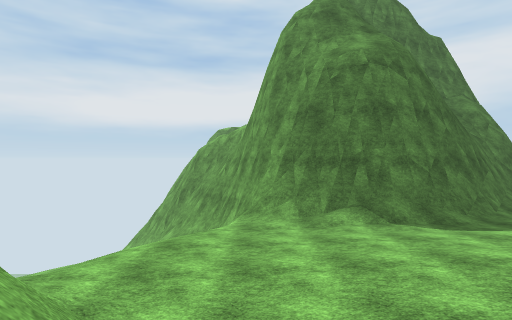
view 1 (above)

19 first-person views from a walk through a 3-D level made in the Unity game engine. The camera is 1.4 m above the floor, looks level and sees 80° across. The floor is counted in squares, 2.09 m on a side. Each view is taken from the middle of a square. On the plan, view 1 faces up. The plan holds only what a view shows up to about 10 squares ahead; the rest is blank. The place goes on beyond the plan. The player is left out. Some surface patterns are stand-ins.

view 2
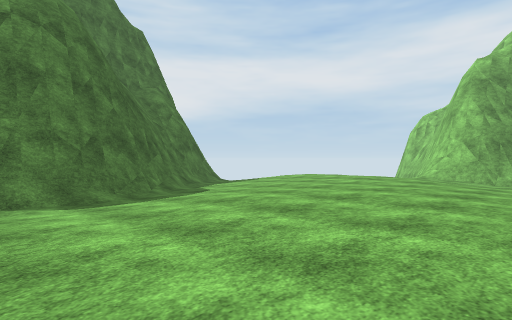

view 3
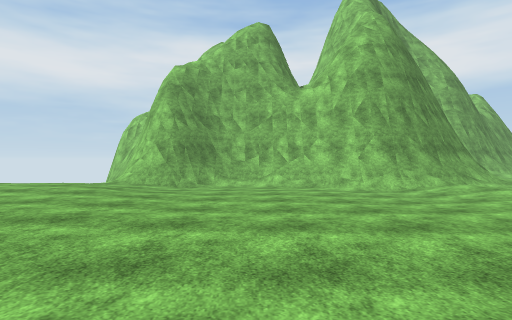

view 4
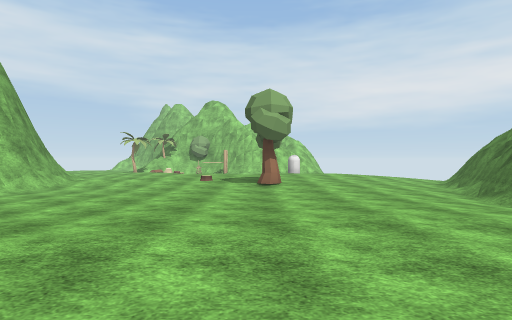

view 5
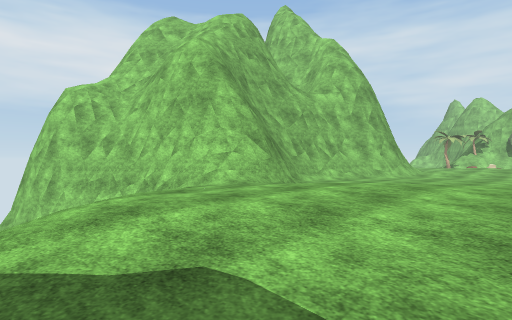

view 6
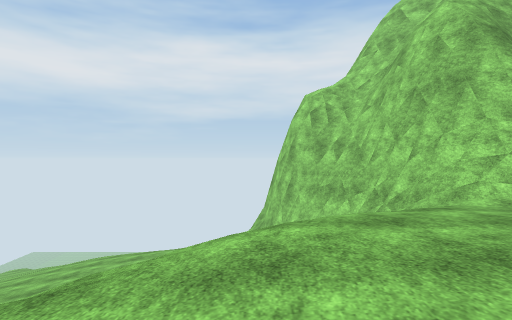

view 7
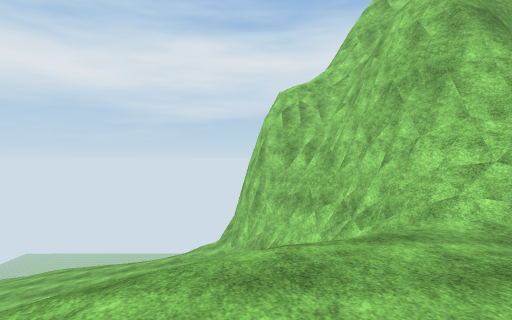

view 8
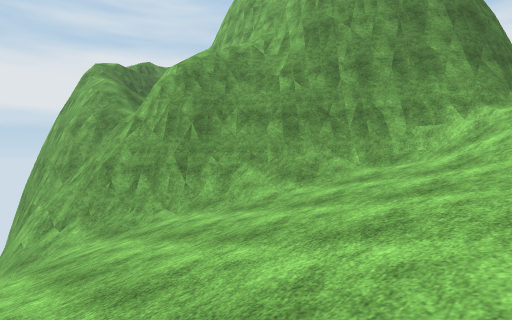

view 9
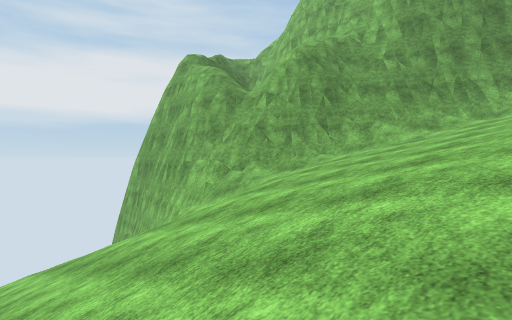

view 10
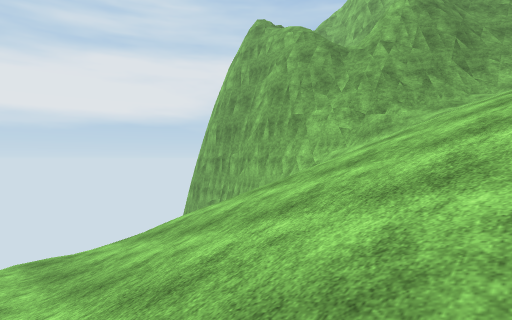

view 11
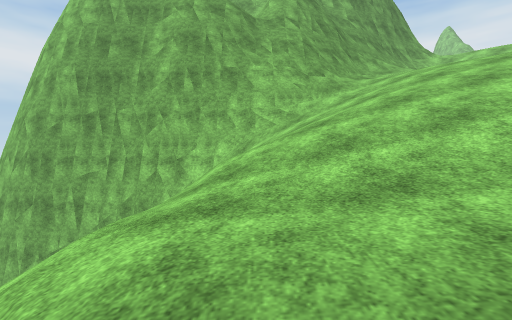

view 12
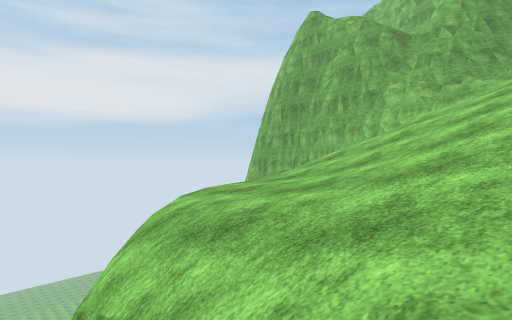

view 13
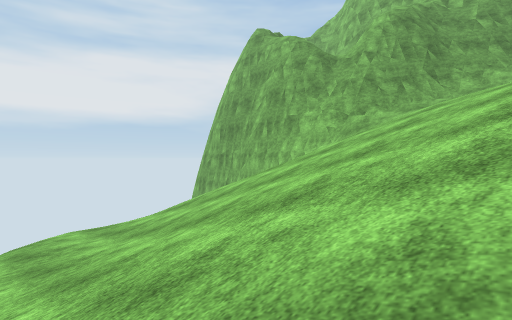

view 14
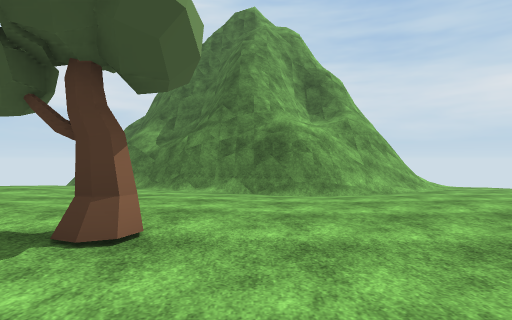

view 15
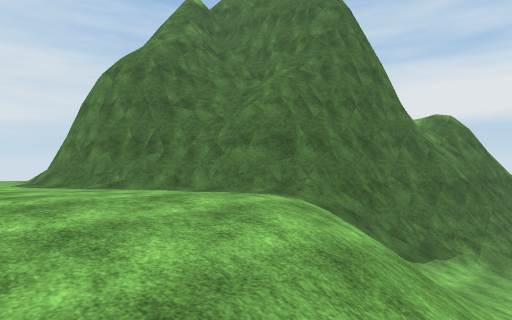

view 16
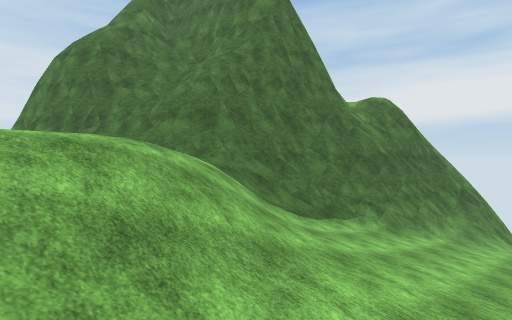

view 17
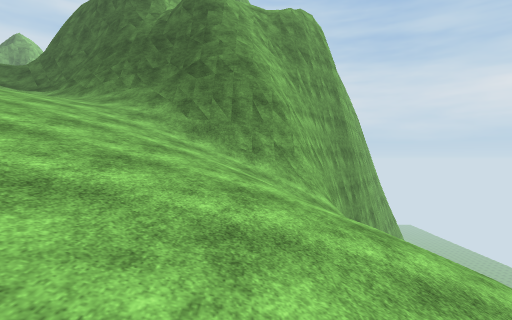

view 18
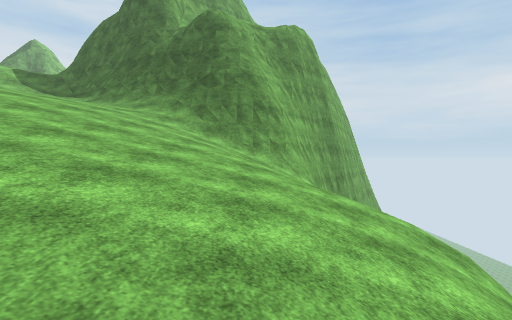

view 19
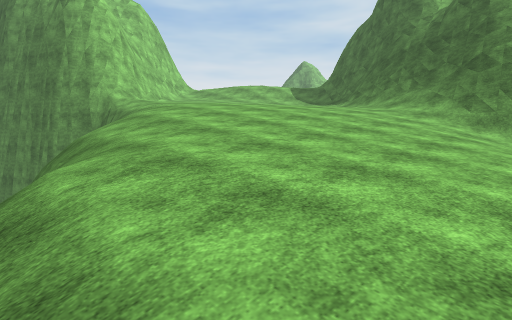

### Floor plan
Key: @ floor where view 1 was taken; # wall or solid block; x gap in a wall; . main floor; - floor 1.5 m lower than the main floor; _ floor 4.75 m lower than the main floor; < floor 6.5 m lower than the main floor; ( floor 11.25 m lower than the main floor; ! floor 12.75 m lower than the main floor; / step, stairs or slope; = window, fence, low wall or low ledge; v drop or lower ground; T tree.
Columns run from 16 left of view 1 to 24 right of it. Each row starts with its distance up from view 1.
 22           v#                #v      =v
 21           v#                ####/  ////
 20           ##                  ##////////
 19          v#                   ##////////(
 18          v#                  ###/////////
 17          v#                  ##//////////
 16    ///v  ##                  #//////////v
 15  v/!(////###                ##//////////
 14  v/(//////###               ##<<///////v
 13  //////////##              ##/<<<</////v
 12  ///////////##             #/__<<<<////
 11 /////////////##          ###/____<<</
 10    ///////////##        ##////____<//
  9   /////////////##     ###/-/////___//
  8       /////////###   ##/-..//////__/
  7      ////////////#####/-....////  _/x
  6          ///////-////-......./// /##
  5               /-----..........///##
  4              /----............/###
  3              //--.............##
  2               #/-............=#
  1               ##/............-#
  0                #@/...........-#
 -1                ===...........-#
 -2               ##v#...........-#
 -3               #=##..........-/#
 -4                ##.....T....--##
 -5                ##............#
 -6                #/............#

Where each view was taken, in squares from view 1:
view 1: 0 up, 0 right, facing up
view 2: 0 up, 2 right, facing up-right
view 3: 1 down, 4 right, facing right
view 4: 4 up, 6 right, facing down
view 5: 8 up, 8 right, facing down-right
view 6: 7 up, 9 right, facing right
view 7: 6 up, 10 right, facing right
view 8: 6 up, 7 left, facing up-right
view 9: 7 up, 11 left, facing up-right
view 10: 10 up, 13 left, facing up-right
view 11: 15 up, 14 left, facing right
view 12: 11 up, 16 left, facing up-right
view 13: 9 up, 14 left, facing up-right
view 14: 3 down, 8 right, facing left
view 15: 4 up, 14 right, facing up-left
view 16: 5 up, 16 right, facing up-left
view 17: 19 up, 22 right, facing left
view 18: 19 up, 24 right, facing left
view 19: 19 up, 24 right, facing down-left
